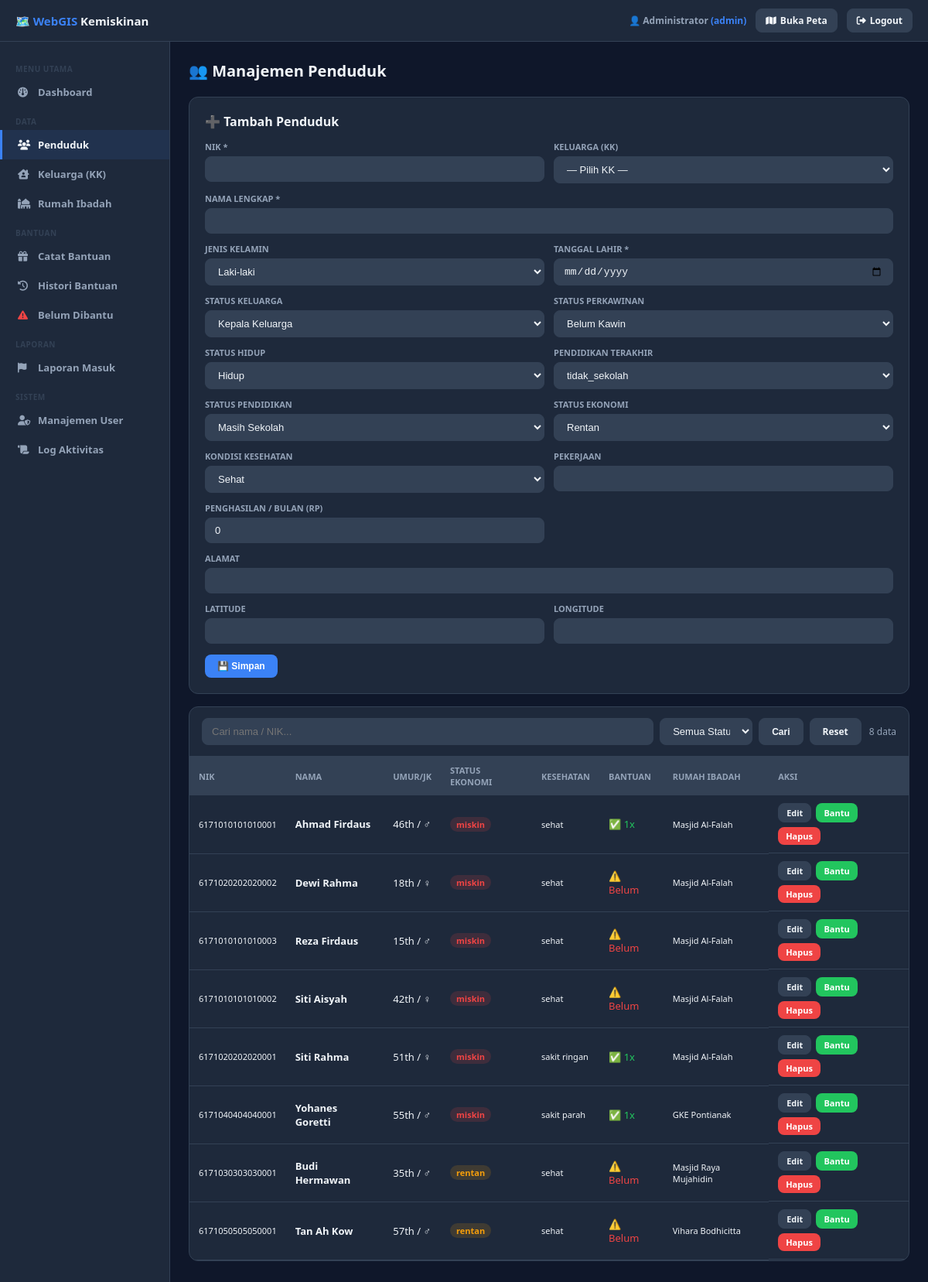
Page /webgis-kemiskinan/admin/penduduk.php (signed in) on the committed database.
### tables this page shows
CREATE TABLE penduduk (
  nik             VARCHAR(16)   NOT NULL PRIMARY KEY,
  id_keluarga     INT UNSIGNED  NULL,
  nama_lengkap    VARCHAR(200)  NOT NULL,
  jenis_kelamin   ENUM('L','P') NOT NULL,
  tanggal_lahir   DATE          NOT NULL,
  umur            TINYINT UNSIGNED NULL,
  status_keluarga ENUM('kepala_keluarga','istri','anak','menantu','cucu','orang_tua','mertua','anggota_lain') NOT NULL DEFAULT 'anggota_lain',
  status_perkawinan ENUM('belum_kawin','kawin','cerai_hidup','cerai_mati') NOT NULL DEFAULT 'belum_kawin',
  status_hidup    ENUM('hidup','meninggal') NOT NULL DEFAULT 'hidup',
  pendidikan_terakhir ENUM('tidak_sekolah','SD','SMP','SMA','SMK','D1','D2','D3','S1','S2','S3') NOT NULL DEFAULT 'tidak_sekolah',
  status_pendidikan   ENUM('sekolah','tidak_sekolah','lulus') NOT NULL DEFAULT 'tidak_sekolah',
  pekerjaan       VARCHAR(150)  NULL,
  penghasilan     DECIMAL(15,2) NULL DEFAULT 0,
  status_ekonomi  ENUM('miskin','rentan','mampu') NOT NULL DEFAULT 'rentan',
  kondisi_kesehatan ENUM('sehat','sakit_ringan','sakit_parah','disabilitas') NOT NULL DEFAULT 'sehat',
  catatan_kesehatan TEXT         NULL,
  no_telp         VARCHAR(20)   NULL,
  alamat          TEXT          NULL,
  latitude        DECIMAL(10,7) NULL,
  longitude       DECIMAL(10,7) NULL,
  foto            VARCHAR(255)  NULL,
  created_at      TIMESTAMP     NOT NULL DEFAULT CURRENT_TIMESTAMP,
  updated_at      TIMESTAMP     NOT NULL DEFAULT CURRENT_TIMESTAMP ON UPDATE CURRENT_TIMESTAMP,
  INDEX idx_pddk_keluarga   (id_keluarga),
  INDEX idx_pddk_status_ek  (status_ekonomi),
  INDEX idx_pddk_status_hid (status_hidup),
  INDEX idx_pddk_latlng     (latitude, longitude),
  CONSTRAINT fk_pddk_keluarga FOREIGN KEY (id_keluarga) REFERENCES keluarga(id) ON DELETE SET NULL
);

CREATE TABLE rumah_ibadah (
  id            INT UNSIGNED AUTO_INCREMENT PRIMARY KEY,
  nama          VARCHAR(200)  NOT NULL,
  jenis         ENUM('Masjid','Musholla','Gereja Protestan','Gereja Katolik','Pura','Vihara','Klenteng','Lainnya') NOT NULL DEFAULT 'Lainnya',
  kontak        VARCHAR(120)  NULL,
  radius_meter  DOUBLE        NOT NULL DEFAULT 300,
  latitude      DECIMAL(10,7) NOT NULL,
  longitude     DECIMAL(10,7) NOT NULL,
  alamat        TEXT          NULL,
  kelurahan     VARCHAR(120)  NULL,
  kecamatan     VARCHAR(120)  NULL,
  kota          VARCHAR(120)  NULL,
  deskripsi     TEXT          NULL,
  created_at    TIMESTAMP     NOT NULL DEFAULT CURRENT_TIMESTAMP,
  updated_at    TIMESTAMP     NOT NULL DEFAULT CURRENT_TIMESTAMP ON UPDATE CURRENT_TIMESTAMP,
  INDEX idx_ri_jenis    (jenis),
  INDEX idx_ri_latlng   (latitude, longitude)
);

### webgis-kemiskinan/php/koneksi.php (called while the page is built, shortened)
<?php
function h(string $s): string {
    return htmlspecialchars($s, ENT_QUOTES, 'UTF-8');
}

### webgis-kemiskinan/admin/penduduk.php (the view, shortened to what this page needs)
<?php
require_once __DIR__ . '/_layout.php';
$role = $_SESSION['role'];
$canEdit = in_array($role, ['admin','pengurus']);
$edit = null;
$search = trim($_GET['s'] ?? '');
$where  = []; $params = [];
$whereStr = $where ? 'WHERE '.implode(' AND ',$where) : '';
$rows = $pdo->prepare("
    SELECT p.nik,p.nama_lengkap,TIMESTAMPDIFF(YEAR, p.tanggal_lahir, CURDATE()) AS umur,p.jenis_kelamin,p.status_ekonomi,p.kondisi_kesehatan,
           p.pekerjaan,p.status_hidup,k.nama_kk,k.no_kk,ri.nama AS nama_ri,
           (SELECT COUNT(*) FROM histori_bantuan hb WHERE hb.nik=p.nik AND hb.status_penyaluran='disalurkan') AS jml_bantuan
    FROM penduduk p
    LEFT JOIN keluarga k ON k.id=p.id_keluarga
    LEFT JOIN rumah_ibadah ri ON ri.id=k.rumah_ibadah_id
    $whereStr
    ORDER BY CASE p.status_ekonomi WHEN 'miskin' THEN 1 WHEN 'rentan' THEN 2 ELSE 3 END, p.nama_lengkap
    LIMIT 300
");
$rows->execute($params);
$rows = $rows->fetchAll();
?>
<div class="page-title">👥 Manajemen Penduduk</div>
<?php if ($canEdit): ?>
<div class="card">
  <strong><?= $edit ? '✏️ Edit: '.h($edit['nama_lengkap']) : '➕ Tambah Penduduk' ?></strong>
  <form method="POST" style="margin-top:14px">
    <div class="form-grid">
      <div class="form-group">
        <label>NIK *</label>
        <input name="nik" maxlength="16" required value="<?= h($edit['nik']??'') ?>" <?= $edit?'readonly':'' ?>>
      </div>
      <div class="form-group">
        <label>Keluarga (KK)</label>
        <select name="id_keluarga">
          <option value="">— Pilih KK —</option>
        </select>
      </div>
      <div class="form-group full">
        <label>Nama Lengkap *</label>
        <input name="nama_lengkap" required value="<?= h($edit['nama_lengkap']??'') ?>">
      </div>
      <div class="form-group">
        <label>Jenis Kelamin</label>
        <select name="jenis_kelamin">
          <option value="L" <?= ($edit['jenis_kelamin']??'L')==='L'?'selected':'' ?>>Laki-laki</option>
        </select>
      </div>
      <div class="form-group">
        <label>Tanggal Lahir *</label>
        <input type="date" name="tanggal_lahir" required value="<?= h($edit['tanggal_lahir']??'') ?>" onchange="hitungUmur(this)">
      </div>
      <div class="form-group">
        <label>Status Keluarga</label>
        <select name="status_keluarga">
          <?php foreach (['kepala_keluarga'=>'Kepala Keluarga','istri'=>'Istri','anak'=>'Anak','menantu'=>'Menantu','orang_tua'=>'Orang Tua','anggota_lain'=>'Anggota Lain'] as $v=>$l): ?>
          <option value="<?= $v ?>" <?= ($edit['status_keluarga']??'')===$v?'selected':'' ?>><?= $l ?></option>
          <?php endforeach; ?>
        </select>
      </div>
      <div class="form-group">
        <label>Status Perkawinan</label>
        <select name="status_perkawinan">
          <?php foreach (['belum_kawin'=>'Belum Kawin','kawin'=>'Kawin','cerai_hidup'=>'Cerai Hidup','cerai_mati'=>'Cerai Mati'] as $v=>$l): ?>
          <option value="<?= $v ?>" <?= ($edit['status_perkawinan']??'')===$v?'selected':'' ?>><?= $l ?></option>
          <?php endforeach; ?>
        </select>
      </div>
      <div class="form-group">
        <label>Status Hidup</label>
        <select name="status_hidup">
          <option value="hidup" <?= ($edit['status_hidup']??'hidup')==='hidup'?'selected':'' ?>>Hidup</option>
        </select>
      </div>
      <div class="form-group">
        <label>Pendidikan Terakhir</label>
        <select name="pendidikan_terakhir" onchange="cekPendidikan()">
          <?php foreach (['tidak_sekolah','SD','SMP','SMA','SMK','D3','S1','S2','S3'] as $v): ?>
          <option value="<?= $v ?>" <?= ($edit['pendidikan_terakhir']??'')===$v?'selected':'' ?>><?= $v ?></option>
          <?php endforeach; ?>
        </select>
      </div>
      <div class="form-group">
        <label>Status Pendidikan</label>
        <select name="status_pendidikan" id="status_pendidikan" onchange="cekPendidikan()">
          <option value="sekolah" <?= ($edit['status_pendidikan']??'')==='sekolah'?'selected':'' ?>>Masih Sekolah</option>
        </select>
      </div>
      <div class="form-group">
        <label>Status Ekonomi</label>
        <select name="status_ekonomi">
          <option value="rentan" <?= ($edit['status_ekonomi']??'rentan')==='rentan'?'selected':'' ?>>Rentan</option>
        </select>
      </div>
      <div class="form-group">
        <label>Kondisi Kesehatan</label>
        <select name="kondisi_kesehatan">
          <?php foreach (['sehat'=>'Sehat','sakit_ringan'=>'Sakit Ringan','sakit_parah'=>'Sakit Parah','disabilitas'=>'Disabilitas'] as $v=>$l): ?>
          <option value="<?= $v ?>" <?= ($edit['kondisi_kesehatan']??'sehat')===$v?'selected':'' ?>><?= $l ?></option>
          <?php endforeach; ?>
        </select>
      </div>
      <div class="form-group">
        <label>Pekerjaan</label>
        <input name="pekerjaan" value="<?= h($edit['pekerjaan']??'') ?>">
      </div>
      <div class="form-group">
        <label>Penghasilan / Bulan (Rp)</label>
        <input type="number" name="penghasilan" value="<?= h($edit['penghasilan']??0) ?>">
      </div>
      <div class="form-group full">
        <label>Alamat</label>
        <input name="alamat" value="<?= h($edit['alamat']??'') ?>">
      </div>
      <div class="form-group">
        <label>Latitude</label>
        <input name="latitude" value="<?= h($edit['latitude']??'') ?>">
      </div>
      <div class="form-group">
        <label>Longitude</label>
        <input name="longitude" value="<?= h($edit['longitude']??'') ?>">
      </div>
    </div>
    <div style="display:flex;gap:8px;margin-top:14px">
      <button type="submit" name="save" value="1" class="btn btn-primary">💾 <?= $edit ? 'Update' : 'Simpan' ?></button>
    </div>
  </form>
</div>
<?php endif; ?>
<div class="card" style="padding:0;overflow:hidden">
  <div style="padding:14px 16px;display:flex;gap:10px;align-items:center;flex-wrap:wrap;border-bottom:1px solid var(--brd)">
    <form method="GET" style="display:flex;gap:8px;flex:1;min-width:200px">
      <input name="s" placeholder="Cari nama / NIK..." value="<?= h($search) ?>" style="flex:1">
      <select name="se" style="width:120px">
        <option value="">Semua Status</option>
      </select>
      <button type="submit" class="btn btn-secondary">Cari</button>
      <a href="penduduk.php" class="btn btn-secondary">Reset</a>
    </form>
    <span style="font-size:12px;color:#94a3b8"><?= count($rows) ?> data</span>
  </div>
  <table>
    <thead><tr><th>NIK</th><th>Nama</th><th>Umur/JK</th><th>Status Ekonomi</th><th>Kesehatan</th><th>Bantuan</th><th>Rumah Ibadah</th><?php if($canEdit): ?><th>Aksi</th><?php endif; ?></tr></thead>
    <tbody>
    <?php foreach ($rows as $r): ?>
    <tr>
      <td style="font-size:11px"><?= h($r['nik']) ?></td>
      <td><strong><?= h($r['nama_lengkap']) ?></strong><?= $r['status_hidup']==='meninggal'?'<br><span style="font-size:10px;color:#ef4444">†meninggal</span>':'' ?></td>
      <td><?= $r['umur'] ?>th / <?= $r['jenis_kelamin']==='L'?'♂':'♀' ?></td>
      <td><span class="tag <?= $r['status_ekonomi'] ?>"><?= h($r['status_ekonomi']) ?></span></td>
      <td style="font-size:11px"><?= h(str_replace('_',' ',$r['kondisi_kesehatan'])) ?></td>
      <td><?= $r['jml_bantuan'] > 0 ? "<span style='color:#22c55e'>✅ {$r['jml_bantuan']}x</span>" : "<span style='color:#ef4444'>⚠️ Belum</span>" ?></td>
      <td style="font-size:11px"><?= h($r['nama_ri'] ?? '-') ?></td>
      <?php if($canEdit): ?>
      <td class="actions">
        <a href="penduduk.php?edit=<?= h($r['nik']) ?>" class="btn btn-secondary btn-sm">Edit</a>
        <a href="bantuan.php?nik=<?= h($r['nik']) ?>&nama=<?= urlencode($r['nama_lengkap']) ?>" class="btn btn-success btn-sm">Bantu</a>
        <?php if ($_SESSION['role']==='admin'): ?>
        <a href="penduduk.php?delete=<?= h($r['nik']) ?>" class="btn btn-danger btn-sm" onclick="return confirm('Hapus <?= h(addslashes($r['nama_lengkap'])) ?>?')">Hapus</a>
        <?php endif; ?>
      </td>
      <?php endif; ?>
    </tr>
    <?php endforeach; ?>
    </tbody>
  </table>
</div>

### webgis-kemiskinan/admin/_layout.php (style rules this page uses)
* { box-sizing:border-box;margin:0;padding:0 }
:root { --bg:#0f172a;--sur:#1e293b;--sur2:#334155;--acc:#3b82f6;--green:#22c55e;--red:#ef4444;--yellow:#f59e0b;--txt:#f1f5f9;--txt2:#94a3b8;--brd:#334155;--rad:12px }
body { font-family:'Segoe UI',system-ui,sans-serif;background:var(--bg);color:var(--txt);min-height:100vh }
.page-title { font-size:20px;font-weight:900;margin-bottom:20px;display:flex;align-items:center;gap:10px }
.card { background:var(--sur);border:1px solid var(--brd);border-radius:var(--rad);padding:20px;margin-bottom:16px }
table { width:100%;border-collapse:collapse;font-size:13px }
th { background:var(--sur2);padding:10px 12px;text-align:left;font-size:11px;font-weight:900;color:var(--txt2);text-transform:uppercase }
td { padding:10px 12px;border-bottom:1px solid var(--brd) }
.tag { display:inline-block;padding:2px 8px;border-radius:99px;font-size:11px;font-weight:800 }
.tag.miskin { background:rgba(239,68,68,.15);color:var(--red) }
.tag.rentan { background:rgba(245,158,11,.15);color:var(--yellow) }
.btn { padding:8px 16px;border-radius:8px;border:none;cursor:pointer;font-weight:700;font-size:12px;display:inline-flex;align-items:center;gap:5px;transition:.2s;text-decoration:none }
.btn-primary { background:var(--acc);color:#fff }
.btn-success { background:var(--green);color:#fff }
.btn-danger { background:var(--red);color:#fff }
.btn-secondary { background:var(--sur2);color:var(--txt);border:1px solid var(--brd) }
.btn-sm { padding:4px 10px;font-size:11px }
input,select,textarea { background:var(--sur2);border:1px solid var(--brd);color:var(--txt);padding:8px 12px;border-radius:8px;font-size:13px;width:100% }
.form-grid { display:grid;grid-template-columns:1fr 1fr;gap:12px }
.form-group { display:flex;flex-direction:column;gap:5px }
.form-group.full { grid-column:1/-1 }
label { font-size:11px;font-weight:700;color:var(--txt2);text-transform:uppercase }
.actions { display:flex;gap:6px;flex-wrap:wrap }

### rows in the picture
penduduk: nik "6171010101010001", nama_lengkap "Ahmad Firdaus", umur "46", status_ekonomi "miskin", kondisi_kesehatan "sehat", jml_bantuan "1", rumah_ibadah.nama "Masjid Al-Falah"
penduduk: nik "6171020202020002", nama_lengkap "Dewi Rahma", umur "18", status_ekonomi "miskin", kondisi_kesehatan "sehat", shows "⚠️ Belum", rumah_ibadah.nama "Masjid Al-Falah"
penduduk: nik "6171010101010003", nama_lengkap "Reza Firdaus", umur "15", status_ekonomi "miskin", kondisi_kesehatan "sehat", shows "⚠️ Belum", rumah_ibadah.nama "Masjid Al-Falah"
penduduk: nik "6171010101010002", nama_lengkap "Siti Aisyah", umur "42", status_ekonomi "miskin", kondisi_kesehatan "sehat", shows "⚠️ Belum", rumah_ibadah.nama "Masjid Al-Falah"
penduduk: nik "6171020202020001", nama_lengkap "Siti Rahma", umur "51", status_ekonomi "miskin", kondisi_kesehatan "sakit ringan", jml_bantuan "1", rumah_ibadah.nama "Masjid Al-Falah"
penduduk: nik "6171040404040001", nama_lengkap "Yohanes Goretti", umur "55", status_ekonomi "miskin", kondisi_kesehatan "sakit parah", jml_bantuan "1", rumah_ibadah.nama "GKE Pontianak"
penduduk: nik "6171030303030001", nama_lengkap "Budi Hermawan", umur "35", status_ekonomi "rentan", kondisi_kesehatan "sehat", shows "⚠️ Belum", rumah_ibadah.nama "Masjid Raya Mujahidin"
penduduk: nik "6171050505050001", nama_lengkap "Tan Ah Kow", umur "57", status_ekonomi "rentan", kondisi_kesehatan "sehat", shows "⚠️ Belum", rumah_ibadah.nama "Vihara Bodhicitta"

### other values in the picture
$user "Administrator"
$role "admin"
count($rows) "8"
form field status_keluarga "Kepala Keluarga"
form field status_perkawinan "Belum Kawin"
form field pendidikan_terakhir "tidak_sekolah"
form field kondisi_kesehatan "Sehat"
